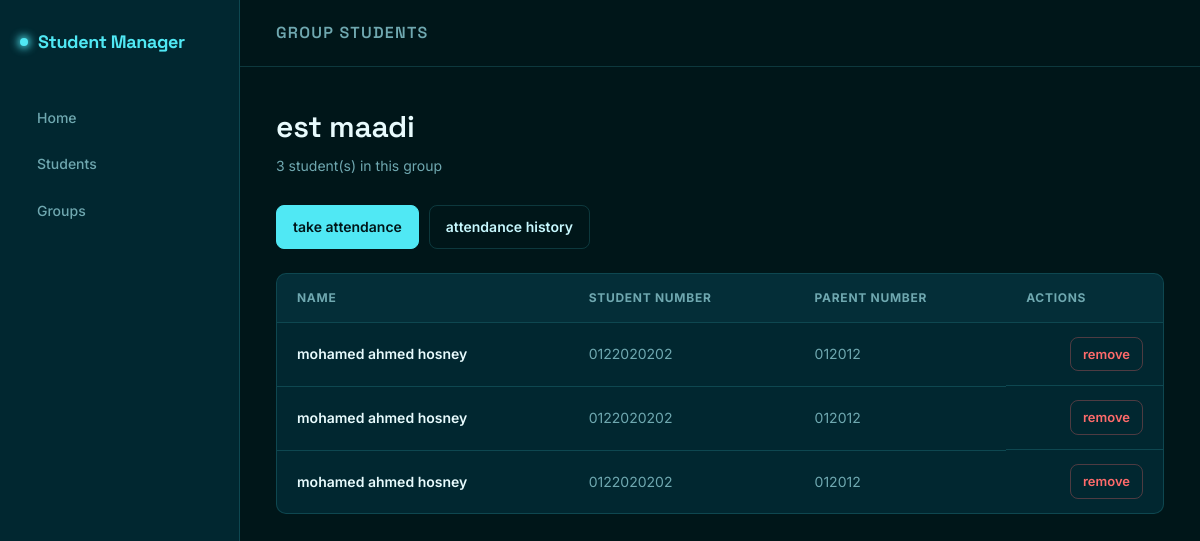
/group/1, run on an earlier commit of the app's database.
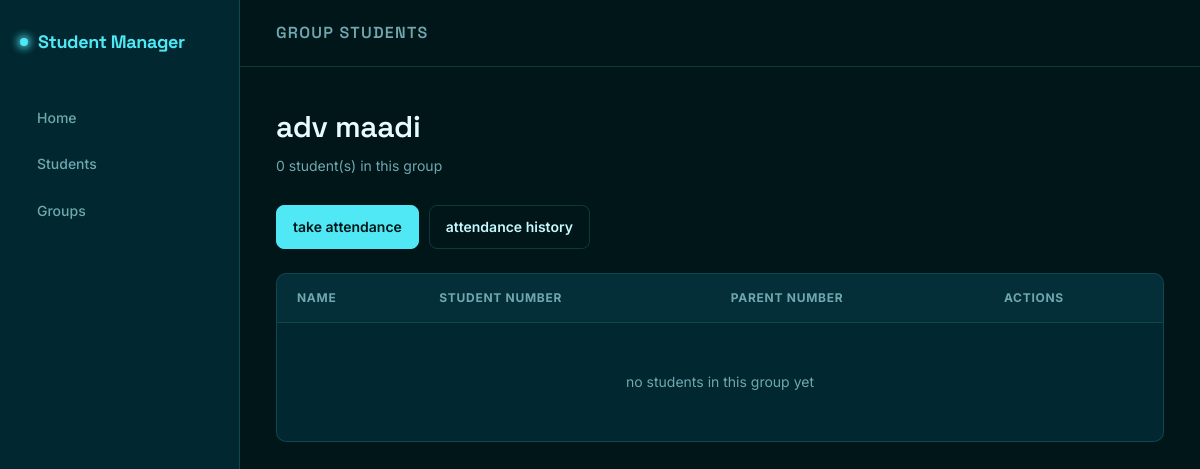
And on a later commit of the database.
### models/groups.py (models this page shows)
class Groups(db.Model):
    __tablename__ = "group"
    id = db.Column(db.Integer, primary_key=True)
    name = db.Column(db.String(50))

### models/student_group.py (models this page shows)
class StuduentsrGoups(db.Model):
    __tablename__ = "student_group"
    student_id = db.Column(db.Integer, db.ForeignKey("student.id"), primary_key=True )
    group_id = db.Column(db.Integer, db.ForeignKey("group.id"), primary_key=True )
    student = db.relationship("Student", backref="student_group")
    group = db.relationship("Groups", backref="student_group")

### models/student.py (models this page shows)
class Student(db.Model):
    __tablename__ = "student"
    id = db.Column(db.Integer, primary_key=True)
    name = db.Column(db.String(50))
    student_num = db.Column(db.String(50))
    parent_num = db.Column(db.String(50))

### routes/groups.py (the view)
@groups.route("/group/<int:group_id>")
def group_students(group_id):
    group = Groups.query.get_or_404(group_id)
    links = StuduentsrGoups.query.filter_by(group_id=group_id).all()
    return render_template("group-students.html", group=group, links=links, name="group students")

### templates/group-students.html
{% extends "base.html"%}
{%block body%}
<section class="recorded-page">
    <div class="recorded-header">
       <h1>{{group.name}}</h1>
       <p class="subtitle">{{links|length}} student(s) in this group</p>
    </div>
</section>
<div class="actions-row">
    <a class="btn btn-primary" href="{{url_for('attendance.take_attendance', group_id=group.id)}}">take attendance</a>
    <a class="btn" href="{{url_for('attendance.attendance_history', group_id=group.id)}}">attendance history</a>
</div>
<div class="table-wrap">
    <table class="data-table">
        <thead>
            <tr>
                <th>Name</th>
                <th>Student Number</th>
                <th>Parent Number</th>
                <th>Actions</th>
            </tr>
        </thead>
        <tbody>
            {% for link in links %}
            <tr>
                <td class="primary-cell">{{link.student.name}}</td>
                <td class="muted-cell">{{link.student.student_num}}</td>
                <td class="muted-cell">{{link.student.parent_num}}</td>
                <td class="actions">
                 <a class="btn btn-sm btn-danger" href="{{url_for('students.remove_student_from_group', student_id=link.student_id, group_id=group.id)}}">remove</a>
                </td>
            </tr>
            {% endfor %}
        </tbody>
    </table>
    {%if not links%}
    <div class="empty-state">no students in this group yet</div>
    {%endif%}
</div>
{%endblock%}

What changed in the data, as far as the page shows it:
removed StuduentsrGoups: student.name "mohamed ahmed hosney", student.student_num "0122020202", student.parent_num "012012"
removed StuduentsrGoups: student.name "mohamed ahmed hosney", student.student_num "0122020202", student.parent_num "012012"
removed StuduentsrGoups: student.name "mohamed ahmed hosney", student.student_num "0122020202", student.parent_num "012012"
changed Groups: name "est maadi" → "adv maadi"
Also different on the page:
{{ links|length }}: "3" → "0"
text now shown: "no students in this group yet"
